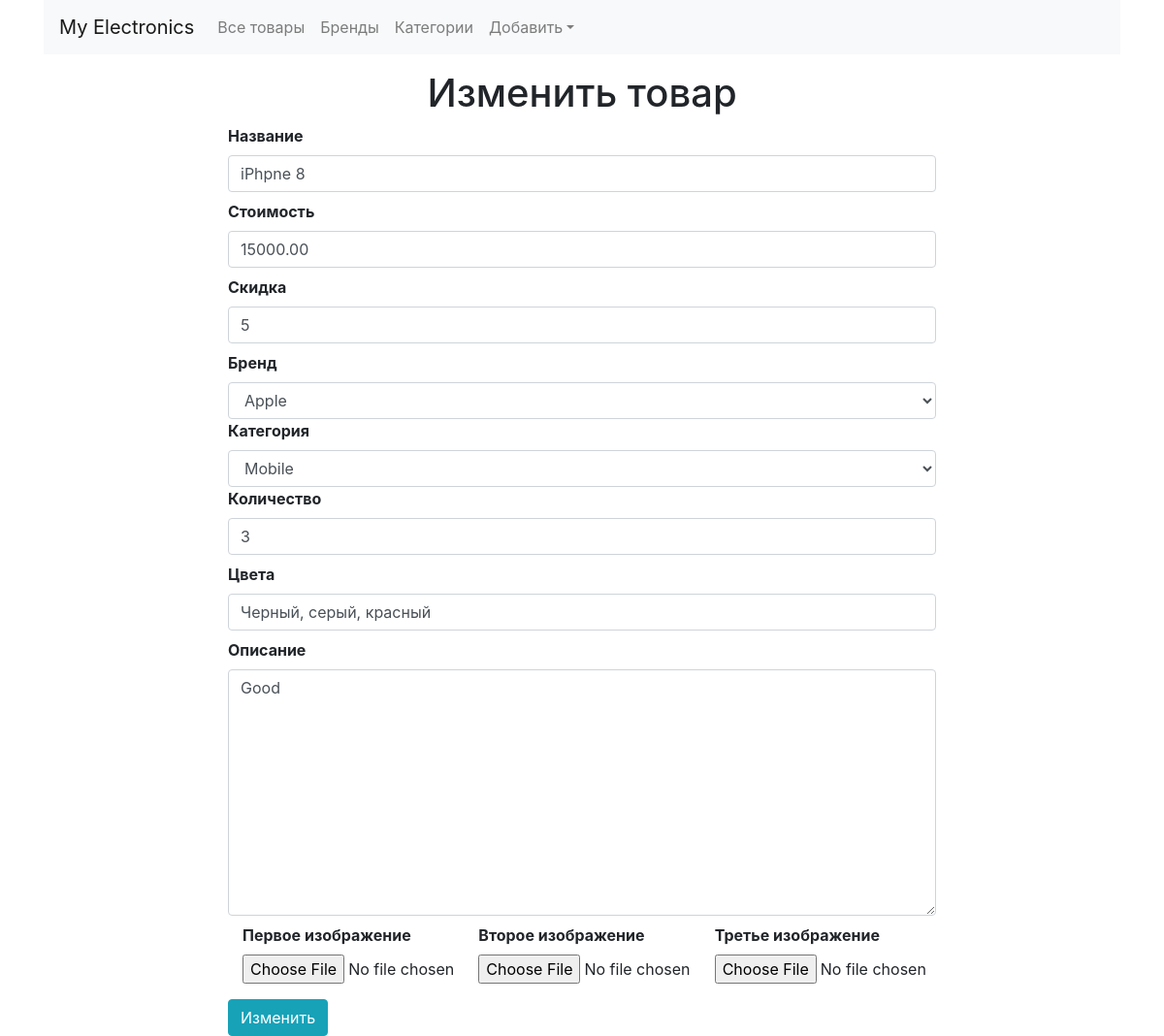
Page /updateproduct/1 on the earlier database version.
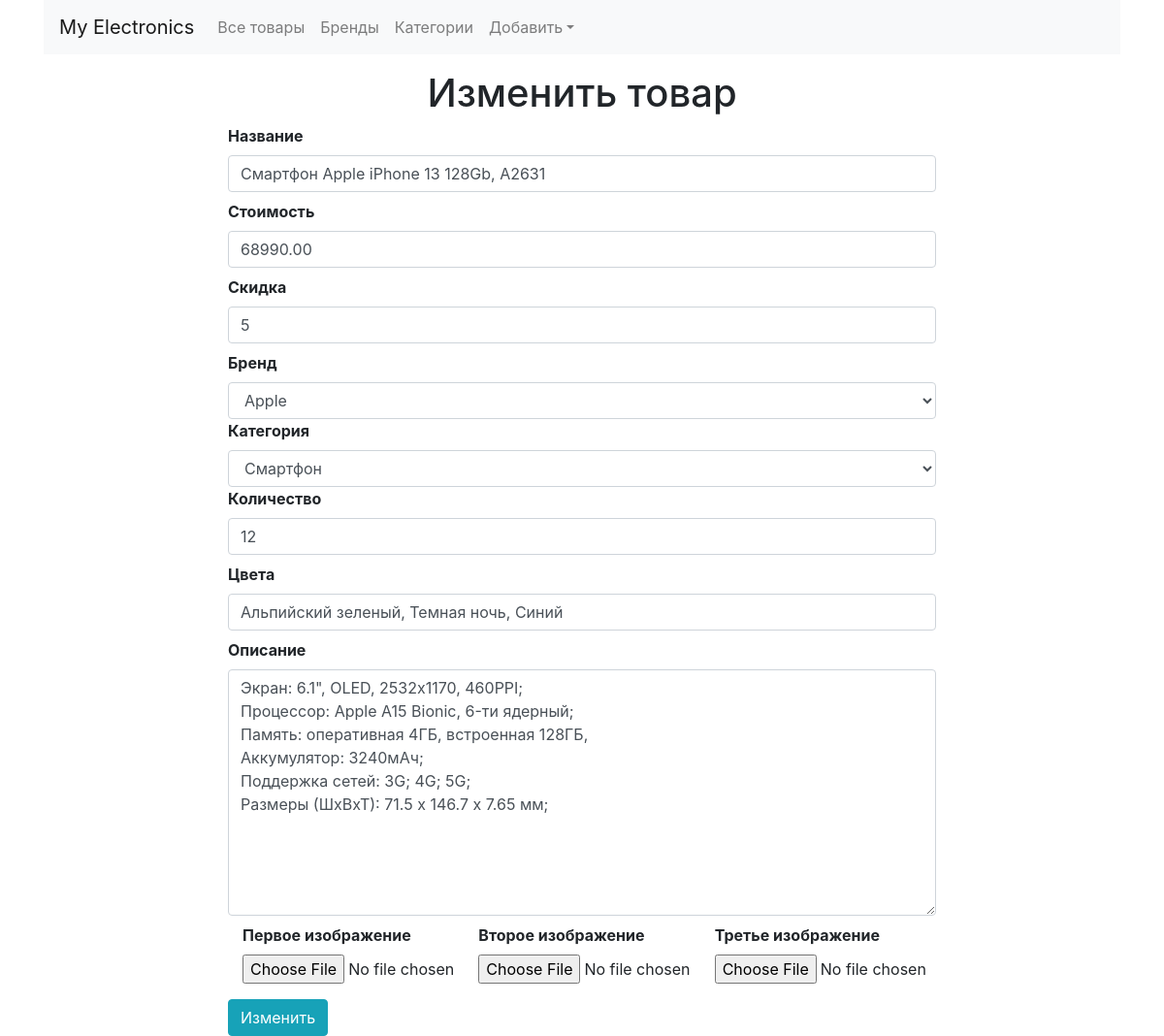
Same page on the later database version.
### shop/products/models.py (models this page shows, shortened)
class Addproduct(db.Model):
    __seachable__ = ['name', 'description']
    id = db.Column(db.Integer, primary_key=True)
    name = db.Column(db.String(80), nullable=False)
    price = db.Column(db.Numeric(10, 2), nullable=False)
    discount = db.Column(db.Integer, default=0)
    stock = db.Column(db.Integer, nullable=False)
    color = db.Column(db.Text, nullable=False)
    description = db.Column(db.Text, nullable=False)
    pub_date = db.Column(db.DateTime, nullable=False, default=datetime.utcnow)
    category_id = db.Column(db.Integer, db.ForeignKey('category.id'), nullable=False)
    category = db.relationship('Category', backref=db.backref('categories', lazy=True))
    brand_id = db.Column(db.Integer, db.ForeignKey('brand.id'), nullable=False)
    brand = db.relationship('Brand', backref=db.backref('brands', lazy=True))
    image_1 = db.Column(db.String(150), nullable=False, default='image1.jpg')
    image_2 = db.Column(db.String(150), nullable=False, default='image2.jpg')
    image_3 = db.Column(db.String(150), nullable=False, default='image3.jpg')

class Category(db.Model):
    id = db.Column(db.Integer, primary_key=True)
    name = db.Column(db.String(30), nullable=False, unique=True)

### shop/products/routes.py (the view, shortened to what this page needs)
@app.route('/updateproduct/<int:id>', methods=['GET', 'POST'])
def updateproduct(id):
    brands = Brand.query.all()
    categories = Category.query.all()
    product = Addproduct.query.get_or_404(id)
    form = Addproducts(request.form)
    brand = request.form.get('brand')
    category = request.form.get('category')
    form.name.data = product.name
    form.price.data = product.price
    form.discount.data = product.discount
    form.stock.data = product.stock
    form.color.data = product.color
    form.description.data = product.description
    return render_template('products/updateproduct.html', form=form, title='Обновить продукт', product=product,
                           brands=brands, categories=categories)

### shop/products/forms.py
class Addproducts(Form):
    name = StringField('Название', [validators.DataRequired()])
    price = FloatField('Стоимость', [validators.DataRequired()])
    discount = IntegerField('Скидка', default=0)
    stock = IntegerField('Количество', [validators.DataRequired()])
    color = StringField('Цвета', [validators.DataRequired()])
    description = TextAreaField('Описание', [validators.DataRequired()])
    image_1 = FileField('Первое изображение', validators=[FileAllowed(['jpg', 'png', 'gif', 'jpeg'])])
    image_2 = FileField('Второе изображение', validators=[FileAllowed(['jpg', 'png', 'gif', 'jpeg'])])
    image_3 = FileField('Третье изображение', validators=[FileAllowed(['jpg', 'png', 'gif', 'jpeg'])])

### shop/templates/products/updateproduct.html (shortened to what this page needs)
{% extends "layout.html" %}
{% block content %}
{% include 'admin_navbar.html' %}
{% from '_formhelpers.html' import render_field %}
<div class="container mt-3">
    <div class="row">
        <div class="col-md-2"></div>
        <div class="col-md-8">
            <h1 class="text-center">Изменить товар</h1>
            <form action="" method="POST" enctype="multipart/form-data">
                {{ render_field(form.name, class="form-control", placeholder="Введите название") }}
                {{ render_field(form.price, class="form-control", placeholder="Введите стоимость") }}
                {{ render_field(form.discount, class="form-control", placeholder="Введите размер скидки в процентах") }}
                <label for="brand"><b>Бренд</b></label>
                <select name="brand" id="brand" class="form-control" required>
                    <option value="product.brand_id">{{product.brand.name}}</option>
                </select>
                <label for="category"><b>Категория</b></label>
                <select name="category" id="category" class="form-control" required>
                    <option value="{{product.category_id}}">{{product.category.name}}</option>
                </select>
                {{ render_field(form.stock, class="form-control", placeholder="Add product stock") }}
                {{ render_field(form.color, class="form-control", placeholder="Add product color") }}
                {{ render_field(form.description, class="form-control", placeholder="Add product description", rows="10") }}
                <div class="container">
                    <div class="row">
                        <div class="col-md-4">{{ render_field(form.image_1) }}</div>
                        <div class="col-md-4">{{ render_field(form.image_2) }}</div>
                        <div class="col-md-4">{{ render_field(form.image_3) }}</div>
                    </div>
                </div>
                <button type="submit" class="btn btn-info mt-2">Изменить</button>
            </form>
        </div>
        <div class="col-md-2"></div>
    </div>
</div>
{% endblock content %}

### shop/templates/_formhelpers.html (shortened to what this page needs)
{% macro render_field(field) %}
    <dt>{{ field.label }}
    <dd>{{ field(**kwargs)|safe }}
    </dd>
{% endmacro %}

Differences in the rows shown:
removed Category: category "Mobile"
changed Addproduct: name "iPhpne 8" → "Смартфон Apple iPhone 13 128Gb, A2631"; price "15000.00" → "68990.00"; stock "3" → "12"; color "Черный, серый, красный" → "Альпийский зеленый, Темная ночь, Синий"; description "Good" → "Экран: 6.1\", OLED, 2532x1170, 460PPI; Процессор: Apple A15 Bionic, 6-ти ядерный; Память: оперативная 4ГБ, встроенная 128ГБ, Аккумулятор: 3240мAч; Поддержка сетей: 3G; 4G; 5G; Размеры (ШхВхТ): 71.5 х 146.7 х 7.65 мм;"
now on this page (row edited): Category: category "Смартфон"
